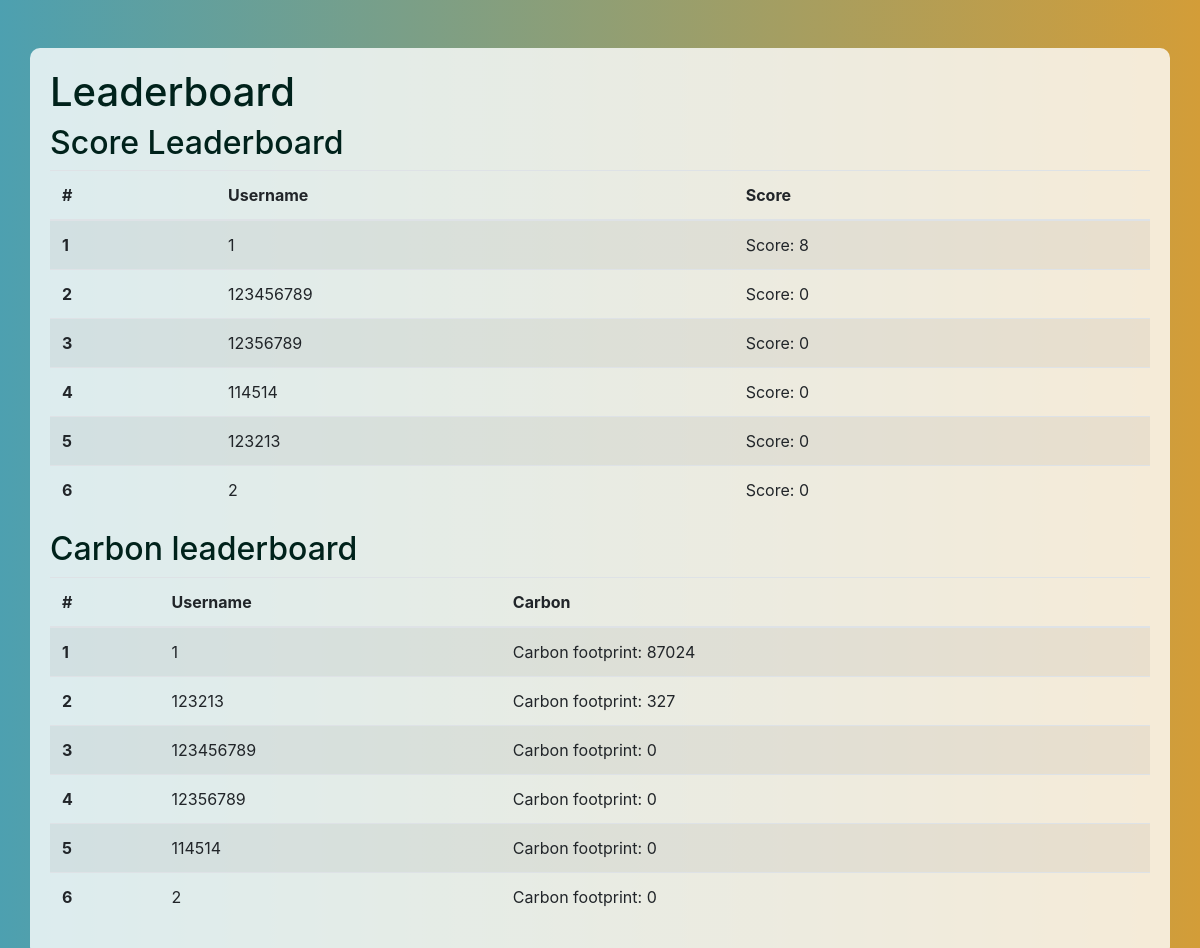
The page /leaderboard/ (signed in) on the database as committed earlier.
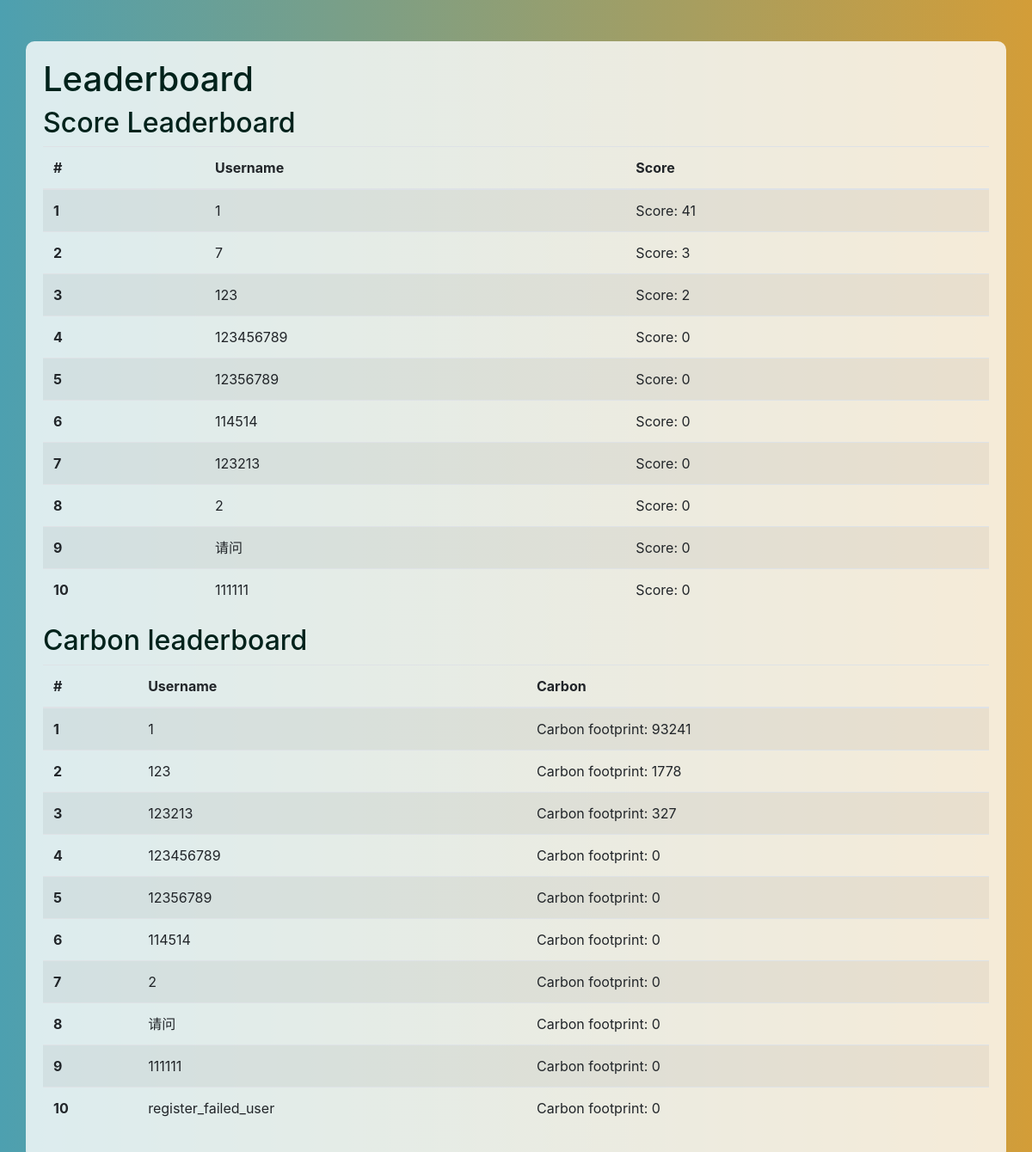
The same page on the database as committed later.
### usersinformation/models.py (models this page shows, shortened)
class PlayerProfile(models.Model):
    avatar = models.ImageField(upload_to='avatars/', null=True, blank=True)
    nickname = models.CharField(max_length=255, blank=True)
    email = models.EmailField(blank=True)
    score = models.IntegerField(default=0)
    achievement_count = models.IntegerField(default=0)
    achievements = models.ManyToManyField(Achievement, blank=True, related_name='user')  # 添加多对多关系
    displayed_achievements = models.ManyToManyField(Achievement, related_name='displayed_by_users', blank=True)
    bio = models.TextField(blank=True)
    login_days = models.IntegerField(default=0)
    carbon = models.IntegerField(default=0)
    last_game_start = models.DateTimeField(null=True, blank=True)
    verified_locations_count = models.IntegerField(default=0)
    completed_series = models.ManyToManyField(Series, related_name='completed_by', blank=True)

### leaderboard/views.py (the view)
# urls.py: path('', views.user_leaderboard, name='user_leaderboard')
@login_requiredforuser
def user_leaderboard(request):
    score_leaderboard = PlayerProfile.objects.order_by('-score')[:10]  # Get the top 10
    carbon_leaderboard = PlayerProfile.objects.order_by('-carbon')[:10]  # Get the top 10
    context = {
        'score_leaderboard': score_leaderboard,
        'carbon_leaderboard': carbon_leaderboard,
    }
    return render(request, 'user_leaderboard.html', context)

### decorate.py (called while the page is built)
def login_requiredforuser(f):
    @wraps(f)  # 使用wraps装饰内部函数
    def wrap(request, *args, **kwargs):
        if not request.session.get('is_logged_in'):
            return HttpResponseRedirect('/login/')
        return f(request, *args, **kwargs)
    return wrap

### leaderboard/templates/user_leaderboard.html (shortened to what this page needs)
<!DOCTYPE html>
<html lang="en">
<head>
    <link rel="stylesheet" href="https://stackpath.bootstrapcdn.com/bootstrap/4.5.2/css/bootstrap.min.css">
</head>
<body>
    <div class="container mt-5">
        <h1>Leaderboard</h1>
        <h2>Score Leaderboard</h2>
        <table class="table table-striped">
            <thead>
                <tr>
                    <th scope="col">#</th>
                    <th scope="col">Username</th>
                    <th scope="col">Score</th>
                </tr>
            </thead>
            <tbody>
                {% for player in score_leaderboard %}
                <tr>
                    <th scope="row">{{ forloop.counter }}</th>
                    <td>{{ player.nickname }}</td>
                    <td>Score: {{ player.score }}</td>
                </tr>
                {% endfor %}
            </tbody>
        </table>
        <h2>Carbon leaderboard</h2>
        <table class="table table-striped">
            <thead>
                <tr>
                    <th scope="col">#</th>
                    <th scope="col">Username</th>
                    <th scope="col">Carbon</th>
                </tr>
            </thead>
            <tbody>
                {% for player in carbon_leaderboard %}
                <tr>
                    <th scope="row">{{ forloop.counter }}</th>
                    <td>{{ player.nickname }}</td>
                    <td>Carbon footprint: {{ player.carbon }}</td>
                </tr>
                {% endfor %}
            </tbody>
        </table>
    </div>
</body>
</html>

### leaderboard/templates/user_leaderboard.html (style rules this page uses)
body { background: linear-gradient(to right, #4DA0B0, #D39D38); color: #fff; }
h1, h2 { color: #00221b; }
.container { background-color: rgba(255, 255, 255, 0.8); border-radius: 10px; padding: 20px; margin-top: 20px; }
table { background-color: transparent; }

Rows that differ between the two databases and show on the page:
changed PlayerProfile (number 1 of 11 on the later page): score "8" → "41"; carbon "87024" → "93241"
added PlayerProfile: nickname "7", score "3", shown under "Score Leaderboard"
added PlayerProfile: nickname "123", score "2", carbon "1778"
added PlayerProfile: nickname "请问", score "0", carbon "0"
added PlayerProfile: nickname "111111", score "0", carbon "0"
added PlayerProfile: nickname "register_failed_user", carbon "0", shown under "Carbon leaderboard"
